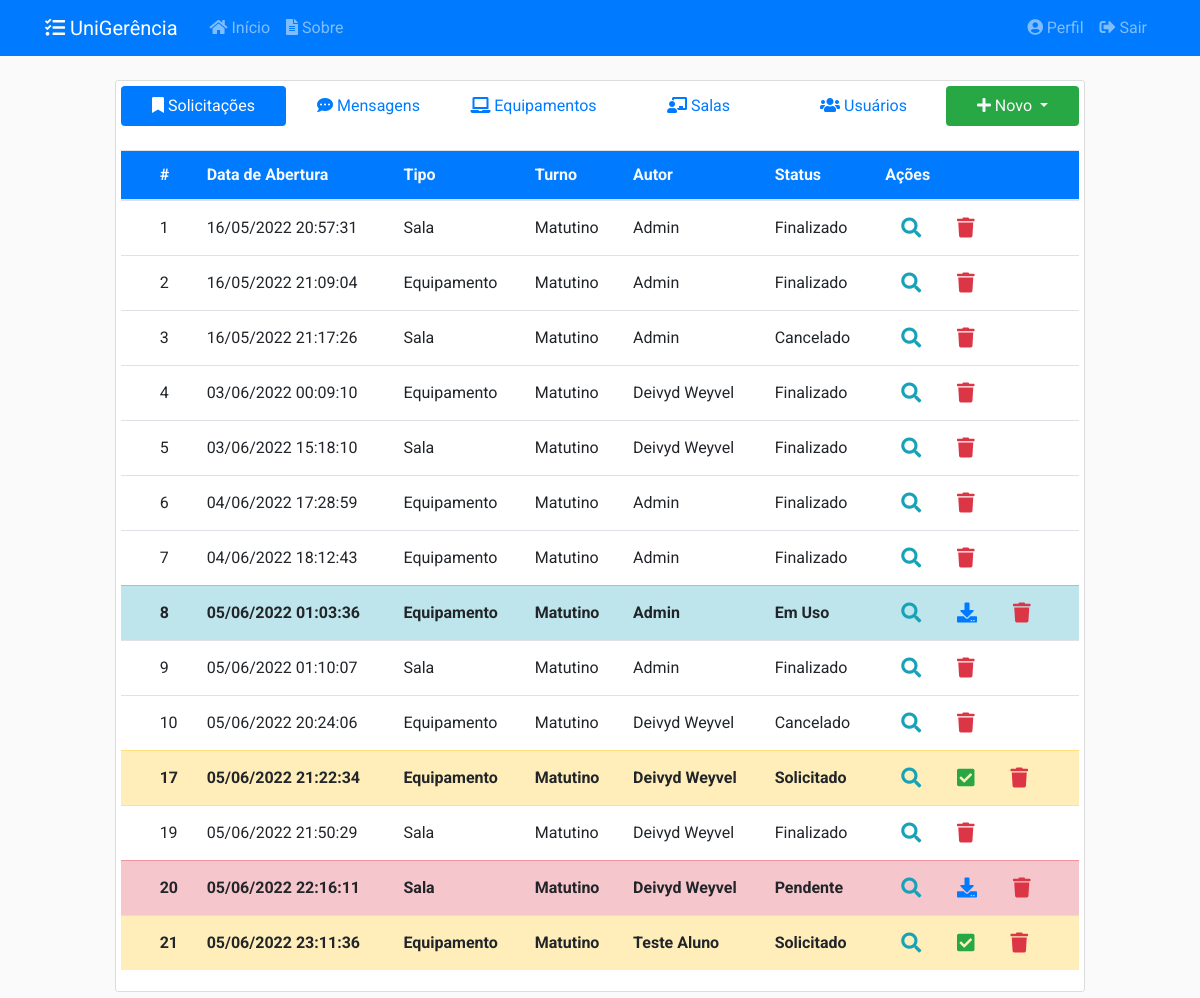
Page / (signed in) on the earlier database version.
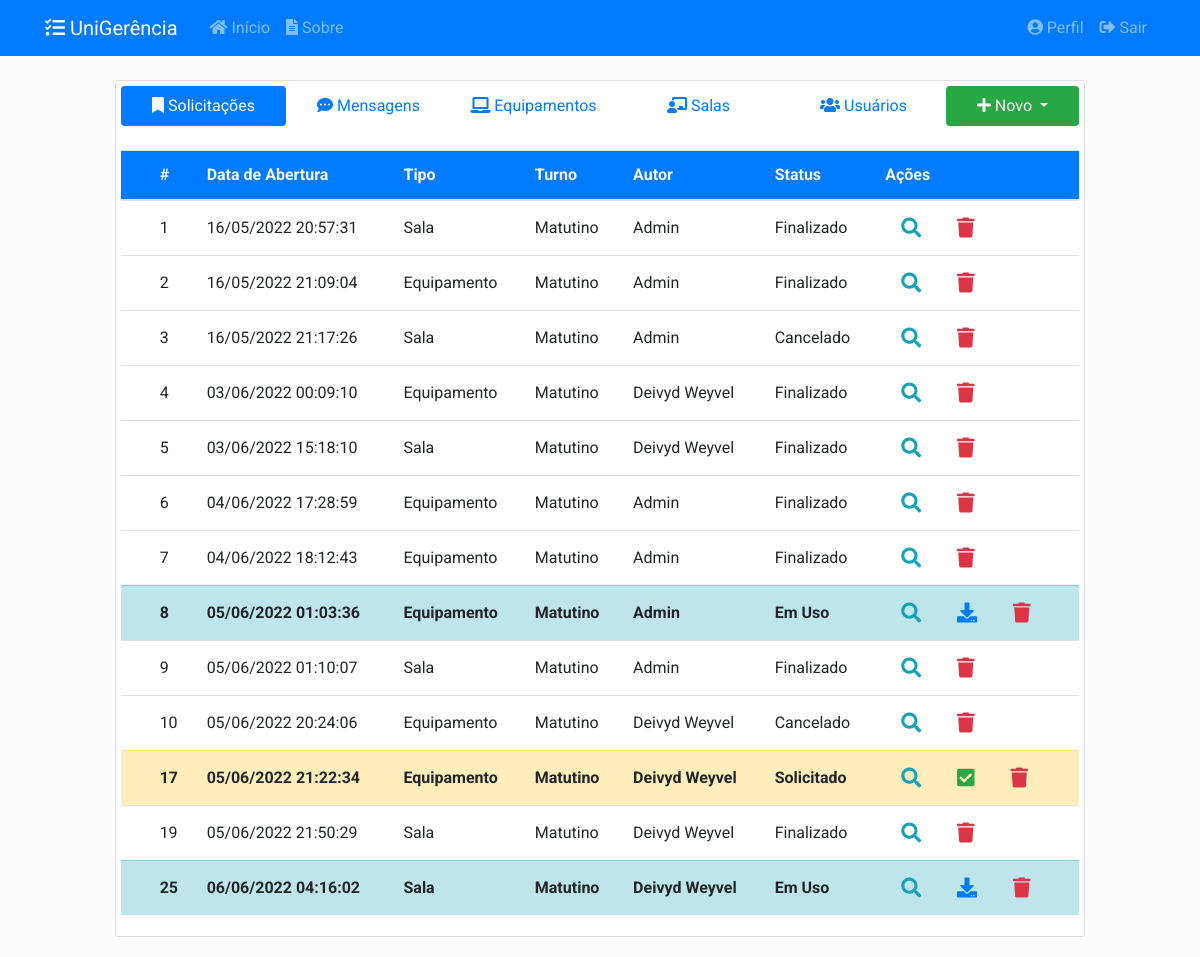
Same page on the later database version.
### app/models/solicitacoes.py (models this page shows, shortened)
class Solicitacao(db.Model):
    __tablename__ = 'solicitacoes'
    __table_args__ = {'extend_existing': True}
    id = db.Column(db.Integer, primary_key=True)
    status = db.Column(db.Enum(Status), default=Status.ABERTO.name)
    data_abertura = db.Column(db.DateTime, nullable=False,
                              default=datetime.now().astimezone(fuso_horario))
    data_inicio_pref = db.Column(db.Date, nullable=False)
    data_fim_pref = db.Column(db.Date, nullable=False)
    data_retirada = db.Column(db.DateTime, nullable=True)
    data_devolucao = db.Column(db.DateTime, nullable=True)
    data_cancelamento = db.Column(db.DateTime, nullable=True)
    data_finalizacao = db.Column(db.DateTime, nullable=True)
    quantidade = db.Column(db.Integer, nullable=False, default=0)
    descricao = db.Column(db.String(20), nullable=False)
    tipo = db.Column(db.String(20), nullable=False)
    ativo = db.Column(db.Boolean, nullable=False, default=True)
    usuario_id = db.Column(db.Integer, db.ForeignKey('usuarios.id'),
                           nullable=False)
    turno_id = db.Column(db.Integer, db.ForeignKey('turnos.id'),
                           nullable=False)
    turno = db.relationship('Turno', back_populates='solicitacoes')
    def recupera_tudo():
        return Solicitacao.query.filter_by(ativo=True).all()
    __mapper_args__ = {
        'polymorphic_identity': 'SOLICITACAO',
        'polymorphic_on': tipo
    }

class SolicitacaoSala(Solicitacao):
    __tablename__ = 'solicitacoes_salas'
    id = db.Column(db.Integer, db.ForeignKey('solicitacoes.id'), primary_key=True)
    setor_id = db.Column(db.Integer, db.ForeignKey('setores.id'), nullable=False)
    setor = db.relationship('Setor', back_populates='solicitacoes')
    salas = db.relationship('Sala', secondary= solicitacao_s,
                                    back_populates='solicitacoes')
    __mapper_args__ = {
        'polymorphic_identity': 'SALA',
    }

class Solicitacao(db.Model):
    __tablename__ = 'solicitacoes'
    __table_args__ = {'extend_existing': True}
    id = db.Column(db.Integer, primary_key=True)
    status = db.Column(db.Enum(Status), default=Status.ABERTO.name)
    data_abertura = db.Column(db.DateTime, nullable=False,
                              default=datetime.now().astimezone(fuso_horario))
    data_inicio_pref = db.Column(db.Date, nullable=False)
    data_fim_pref = db.Column(db.Date, nullable=False)
    data_retirada = db.Column(db.DateTime, nullable=True)
    data_devolucao = db.Column(db.DateTime, nullable=True)
    data_cancelamento = db.Column(db.DateTime, nullable=True)
    data_finalizacao = db.Column(db.DateTime, nullable=True)
    quantidade = db.Column(db.Integer, nullable=False, default=0)
    descricao = db.Column(db.String(20), nullable=False)
    tipo = db.Column(db.String(20), nullable=False)
    ativo = db.Column(db.Boolean, nullable=False, default=True)
    usuario_id = db.Column(db.Integer, db.ForeignKey('usuarios.id'),
                           nullable=False)
    turno_id = db.Column(db.Integer, db.ForeignKey('turnos.id'),
                           nullable=False)
    turno = db.relationship('Turno', back_populates='solicitacoes')
    def recupera_tudo():
        return Solicitacao.query.filter_by(ativo=True).all()
    __mapper_args__ = {
        'polymorphic_identity': 'SOLICITACAO',
        'polymorphic_on': tipo
    }

class Turno(db.Model):
    __tablename__ = 'turnos'
    __table_args__ = {'extend_existing': True}
    id = db.Column(db.Integer, primary_key=True)
    name = db.Column(db.String(20), unique=True, nullable=False)
    data_inicio = db.Column(db.Time, nullable=False)
    data_fim = db.Column(db.Time, nullable=False)
    ativo = db.Column(db.Boolean, nullable=False, default=True)
    solicitacoes = db.relationship('Solicitacao', back_populates='turno')
    def __repr__(self):
        return f"{self.name} (Início: {self.data_inicio} / Fim: {self.data_fim})"

class SolicitacaoEquipamento(Solicitacao):
    __tablename__ = 'solicitacoes_equipamentos'
    id = db.Column(db.Integer, db.ForeignKey('solicitacoes.id'), primary_key=True)
    tipo_eqp_id = db.Column(db.Integer, db.ForeignKey('tipos_equipamento.id'),
                           nullable=True)
    equipamentos = db.relationship('Equipamento', secondary=solicitacao_e,
                                   back_populates='solicitacoes')
    tipo_eqp = db.relationship('TipoEquipamento', back_populates='solicitacoes')
    __mapper_args__ = {
        'polymorphic_identity': 'EQUIPAMENTO'
    }

### app/models/usuarios.py (models this page shows, shortened)
class Usuario(db.Model, UserMixin):
    __tablename__ = 'usuarios'
    __table_args__ = {'extend_existing': True}
    id = db.Column(db.Integer, primary_key=True)
    nome = db.Column(db.String(100), nullable=False)
    identificacao = db.Column(db.String(20), unique=True, nullable=False)
    email = db.Column(db.String(100), unique=True, nullable=False)
    senha = db.Column(db.String(60), nullable=False)
    data_cadastro = db.Column(db.DateTime, nullable=False,
                              default=datetime.now().astimezone(fuso_horario))
    data_atualizacao = db.Column(db.DateTime, nullable=True)
    tipo = db.Column(db.Enum(TipoUsuario), nullable=False)
    ativo = db.Column(db.Boolean, nullable=False, default=True)
    imagem_perfil = db.Column(db.String(20), nullable=False,
                              default='default.jpg')
    posts = db.relationship('Post', backref='autor',
                            foreign_keys='Post.usuario_id', lazy=True)
    recipiente = db.relationship('Post', backref='destinatario',
                                 foreign_keys='Post.destinatario_id', lazy=True)
    solicitacoes = db.relationship('Solicitacao', backref='autor', lazy=True)
    relatorios = db.relationship('Relatorio', backref='autor', lazy=True)
    def recupera_tudo():
        return Usuario.query.filter_by(ativo=True).all()

### app/controllers/principal.py (the view)
@principal.route("/", methods=['GET', 'POST'])
@login_required
def inicio():
    tab = request.args.get('tab', 1, type=int)
    solicitacoes = Solicitacao.recupera_tudo()
    posts = Post.recupera_tudo()
    equipamentos = Equipamento.recupera_tudo()
    salas = Sala.recupera_tudo()
    usuarios = Usuario.recupera_tudo()
    form = EntregaSolicitacaoForm()
    return render_template('principal/inicio.html', tab=tab, form=form,
                           posts=posts, equipamentos=equipamentos, salas=salas,
                           usuarios=usuarios, solicitacoes=solicitacoes)

### app/models/equipamentos.py (called while the page is built)
    def recupera_tudo():
        return Equipamento.query.filter_by(ativo=True).all()

    def __repr__(self):
        return f"{self.patrimonio} - {self.descricao}"

### app/models/posts.py (called while the page is built)
    def recupera_tudo():
        return Post.query.filter_by(ativo=True).all()

### app/models/salas.py (called while the page is built)
    def recupera_tudo():
        return Sala.query.filter_by(ativo=True).all()

### app/models/usuarios.py (called while the page is built)
@login_manager.user_loader
def load_user(user_id):
    return Usuario.query.get(int(user_id))

### app/templates/principal/inicio.html (shortened to what this page needs)
{% extends "layout.html" %}
{% block inicio %}
<div class="content-section">
  <nav class="pb-4 align-middle">
    <div class="nav nav-pills nav-justified flex-column flex-md-row align-middle" id="pills-tab" role="tablist">
      <a class="nav-item nav-link {% if tab == 1 %}active{% endif %}" id="pills-1-tab" data-toggle="pill" href="#pills-1" role="tab"><i class="fas fa-bookmark"></i>&nbsp;Solicitações</a>
      <a class="nav-item nav-link {% if tab == 2 %}active{% endif %}" id="pills-2-tab" data-toggle="pill" href="#pills-2" role="tab"><i class="fas fa-comment-dots"></i>&nbsp;Mensagens</a>
      {% if current_user.tipo.name == 'ADMIN' %}
        <a class="nav-item nav-link {% if tab == 3 %}active{% endif %}" id="pills-3-tab" data-toggle="pill" href="#pills-3" role="tab"><i class="fas fa-laptop"></i>&nbsp;Equipamentos</a>
        <a class="nav-item nav-link {% if tab == 4 %}active{% endif %}" id="pills-4-tab" data-toggle="pill" href="#pills-4" role="tab"><i class="fas fa-chalkboard-teacher"></i>&nbsp;Salas</a>
        <a class="nav-item nav-link {% if tab == 5 %}active{% endif %}" id="pills-5-tab" data-toggle="pill" href="#pills-5" role="tab"><i class="fas fa-users"></i>&nbsp;Usuários</a>
      {% endif %}
      <div class="nav-item dropdown">
        <a class="nav-link dropdown-toggle bg-success text-light" href="#" id="navbarDropdown" role="button" data-toggle="dropdown">
          <i class="fas fa-plus"></i>&nbsp;Novo
        </a>
      </div>
    </div>
  </nav>
  <div class="tab-content flex-md-row" id="nav-tabContent">
    <div class="tab-pane fade {% if tab == 1 %}show active{% endif %}" id="pills-1" role="tabpanel">
      {% include 'principal/tabela/solicitacoes.html' %}
    </div>
  </div>
</div>
{% endblock inicio %}

### app/templates/principal/tabela/solicitacoes.html (shortened to what this page needs)
<table id="table-solicitacoes" class="table stripe order-column dt-responsive nowrap table-hover" style="width:100%">
    <thead>
    <tr class="bg-primary text-light">
        <th class="align-middle"></th>
        <th class="align-middle">#</th>
        <th class="align-middle">Data de Abertura</th>
        <th class="align-middle">Tipo</th>
        <th class="align-middle">Turno</th>
        <th class="align-middle">Autor</th>
        <th class="align-middle">Status</th>
        <th class="align-middle">Ações</th>
    </tr>
    </thead>
    <tbody>
    {% for solicitacao in solicitacoes %}
    {% if current_user == solicitacao.autor or current_user.tipo.name == 'ADMIN' %}
        {% if solicitacao.status.name == 'ABERTO' %}
            <tr class="table-secondary font-weight-bold">
        {% elif solicitacao.status.name == 'PENDENTE' %}
            <tr class="table-danger font-weight-bold">
        {% elif solicitacao.status.name == 'SOLICITADO' %}
            <tr class="table-warning font-weight-bold">
        {% elif solicitacao.status.name == 'CONFIRMADO' %}
            <tr class="table-success font-weight-bold">
        {% elif solicitacao.status.name == 'EMUSO' %}
            <tr class="table-info font-weight-bold">
        {% elif solicitacao.status.name == 'CANCELADO' or solicitacao.status.name == 'FECHADO' %}
            <tr class="">
        {% else %}
            <tr>
        {% endif %}
            <td class="align-middle"></td>
            <td class="align-middle">{{ solicitacao.id }}</td>
            <td class="align-middle">{{ solicitacao.data_abertura.strftime('%d/%m/%Y %H:%M:%S') }}</td>
            {% if solicitacao.tipo == 'EQUIPAMENTO' %}
                <td class="align-middle">Equipamento</td>
            {% elif solicitacao.tipo == 'SALA'%}
                <td class="align-middle">Sala</td>
            {% endif %}
            <td class="align-middle">{{ solicitacao.turno.name }}</td>
            <td class="align-middle">{{ solicitacao.autor.nome }}</td>
            <td class="align-middle">{{ solicitacao.status.value }}</td>
            <td class="align-middle">
                <a class="btn-lg btn-outline-info" href="#" data-toggle="modal" data-target="#visualizarSolicitacao{{ solicitacao.id }}"><i class="fas fa-search"></i></a>
                {% if current_user.tipo.name == 'ADMIN' %}
                    {% if solicitacao.status.name == 'ABERTO' or solicitacao.status.name == 'SOLICITADO' %}
                        <a class="btn-lg btn-outline-success" href="{{url_for('solicitacoes.confirma_solicitacao', solicitacao_id=solicitacao.id)}}"><i class="fas fa-check-square"></i></a>
                    {% endif %}
                    {% if solicitacao.status.name == 'EMUSO' or solicitacao.status.name == 'PENDENTE' %}
                        <a class="btn-lg btn-outline-primary" href="#" data-toggle="modal" data-target="#receberSolicitacao{{ solicitacao.id }}"><i class="fas fa-download"></i></a>
                    {% endif %}
                {% endif %}
                {% if current_user.tipo.name == 'ADMIN' %}
                    <a class="btn-lg btn-outline-danger" href="#" data-toggle="modal" data-target="#excluirSolicitacao{{ solicitacao.id }}"><i class="fas fa-trash"></i></a>
                {% endif %}
            </td>
        </tr>
    {% endif %}
    {% endfor %}
    </tbody>
</table>

Differences in the rows shown:
no longer on this page (row unchanged): SolicitacaoSala: id "20", data_abertura "05/06/2022 22:16:11", shows "Sala", turno.name "Matutino", autor.nome "Deivyd Weyvel", status.value "Pendente"
no longer on this page (row unchanged): SolicitacaoEquipamento: id "21", data_abertura "05/06/2022 23:11:36", shows "Equipamento", turno.name "Matutino", autor.nome "Teste Aluno", status.value "Solicitado"
added SolicitacaoSala: id "25", data_abertura "06/06/2022 04:16:02", shows "Sala", turno.name "Matutino", autor.nome "Deivyd Weyvel", status.value "Em Uso"
